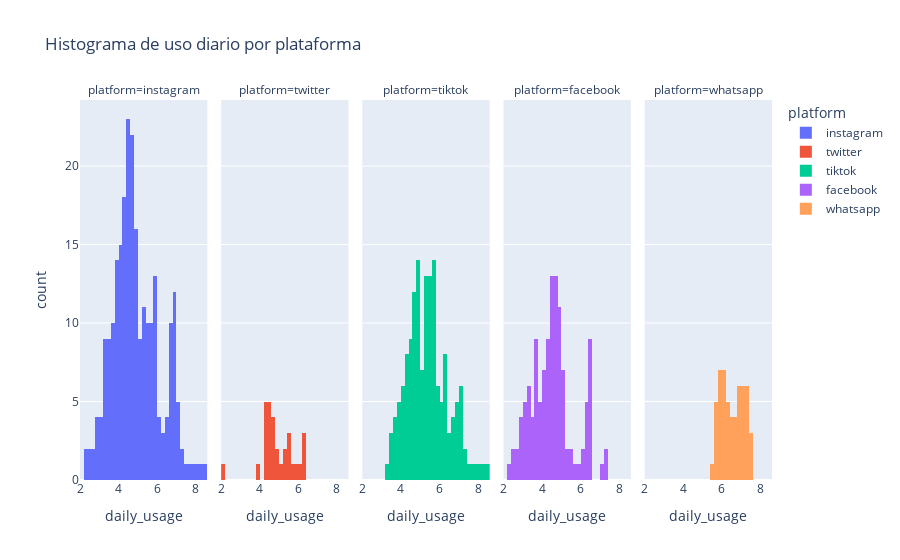

The cell this chart's notebook holds for it:
### Markdown cell above
- Las plataformas más utilizadas son instagram, tiktok, facebook, whatsapp y twitter.

- Puede notarse que hay preferencia de personas más jovenes por instagram y tiktok.

### Code cell
print(df[ df['platform'].isin(top_platform.index) ].groupby('platform')['daily_usage'].mean().sort_values(ascending=False))

## histograma de uso por plataforma
fig = px.histogram(df[ df['platform'].isin(top_platform.index) ], x="daily_usage", color='platform', facet_col='platform', title='Histograma de uso diario por plataforma')

fig.show()

### Figure 1 — Plotly figure (JSON) as saved in the notebook; plotly's stock layout.template omitted (floating-point values rounded to 4 significant figures; data arrays with more than 128 entries replaced by an {"elided": "..."} marker saying what was removed)
{"data": [{"bingroup": "x", "hovertemplate": "platform=instagram<br>daily_usage=%{x}<br>count=%{y}<extra></extra>", "legendgroup": "instagram", "marker": {"color": "#636efa", "pattern": {"shape": ""}}, "name": "instagram", "orientation": "v", "showlegend": true, "type": "histogram", "x": {"elided": "249 float values"}, "xaxis": "x", "yaxis": "y"}, {"bingroup": "x", "hovertemplate": "platform=twitter<br>daily_usage=%{x}<br>count=%{y}<extra></extra>", "legendgroup": "twitter", "marker": {"color": "#EF553B", "pattern": {"shape": ""}}, "name": "twitter", "orientation": "v", "showlegend": true, "type": "histogram", "x": [2.1, 3.8, 4.7, 4.5, 5.7, 5.1, 4.3, 5.9, 4.8, 4.2, 4.6, 5.5, 4.8, 4.4, 4.5, 5.3, 6.2, 4.3, 4.6, 5.4, 6.3, 4.4, 4.5, 5.3, 6.1, 4.2, 4.6, 5.5, 6.2, 4.3], "xaxis": "x2", "yaxis": "y2"}, {"bingroup": "x", "hovertemplate": "platform=tiktok<br>daily_usage=%{x}<br>count=%{y}<extra></extra>", "legendgroup": "tiktok", "marker": {"color": "#00cc96", "pattern": {"shape": ""}}, "name": "tiktok", "orientation": "v", "showlegend": true, "type": "histogram", "x": {"elided": "154 float values"}, "xaxis": "x3", "yaxis": "y3"}, {"bingroup": "x", "hovertemplate": "platform=facebook<br>daily_usage=%{x}<br>count=%{y}<extra></extra>", "legendgroup": "facebook", "marker": {"color": "#ab63fa", "pattern": {"shape": ""}}, "name": "facebook", "orientation": "v", "showlegend": true, "type": "histogram", "x": [4.5, 3.5, 3.2, 3.6, 3.1, 3.7, 3.3, 3.6, 3.1, 3.2, 2.9, 3.8, 2.9, 4.7, 4.9, 6.0, 5.9, 4.5, 5.1, 5.5, 4.1, 4.7, 5.1, 3.7, 4.3, 4.7, 4.8, 5.1, 5.2, 5.0, 5.1, 4.9, 5.0, 4.8, 4.9, 4.7, 4.8, 4.6, 4.7, 4.5, 4.6, 4.4, 4.5, 4.3, 4.4, 4.2, 4.2, 4.7, 5.6, 4.1, 4.8, 5.4, 4.0, 4.3, 5.2, 3.7, 4.4, 5.0, 3.5, 4.2, 4.8, 3.3, 4.0, 4.6, 3.1, 4.1, 3.9, 3.8, 3.7, 3.6, 3.5, 3.4, 3.3, 3.2, 3.1, 3.0, 2.9, 2.8, 2.7, 2.6, 2.5, 2.4, 2.3, 4.2, 4.1, 4.5, 4.0, 4.4, 3.9, 3.8, 4.2, 3.7, 3.6, 7.2, 6.5, 4.9, 6.4, 4.3, 6.2, 6.4, 4.5, 7.1, 6.5, 4.6, 6.5, 4.5, 6.4, 6.2, 6.4, 4.6, 6.3, 4.7, 6.5, 4.5, 4.7, 6.1, 7.2, 6.2, 4.8, 6.5, 4.5, 4.8, 6.2], "xaxis": "x4", "yaxis": "y4"}, {"bingroup": "x", "hovertemplate": "platform=whatsapp<br>daily_usage=%{x}<br>count=%{y}<extra></extra>", "legendgroup": "whatsapp", "marker": {"color": "#FFA15A", "pattern": {"shape": ""}}, "name": "whatsapp", "orientation": "v", "showlegend": true, "type": "histogram", "x": [5.8, 5.6, 5.9, 5.7, 6.0, 5.8, 6.1, 5.9, 6.2, 6.0, 6.3, 6.1, 6.4, 6.2, 6.5, 6.3, 6.6, 6.4, 6.7, 6.5, 6.8, 6.6, 6.9, 6.7, 7.0, 6.8, 7.1, 6.9, 7.2, 7.0, 7.3, 7.1, 7.4, 7.2, 7.5, 7.3, 6.2, 5.5, 6.8, 5.6, 6.9, 6.0, 5.7, 7.0, 5.8, 7.1, 5.8, 5.9, 7.2, 6.0, 7.3, 5.6, 6.1, 7.4], "xaxis": "x5", "yaxis": "y5"}], "layout": {"annotations": [{"font": {}, "showarrow": false, "text": "platform=instagram", "x": 0.092, "xanchor": "center", "xref": "paper", "y": 1, "yanchor": "bottom", "yref": "paper"}, {"font": {}, "showarrow": false, "text": "platform=twitter", "x": 0.296, "xanchor": "center", "xref": "paper", "y": 1, "yanchor": "bottom", "yref": "paper"}, {"font": {}, "showarrow": false, "text": "platform=tiktok", "x": 0.5, "xanchor": "center", "xref": "paper", "y": 1, "yanchor": "bottom", "yref": "paper"}, {"font": {}, "showarrow": false, "text": "platform=facebook", "x": 0.704, "xanchor": "center", "xref": "paper", "y": 1, "yanchor": "bottom", "yref": "paper"}, {"font": {}, "showarrow": false, "text": "platform=whatsapp", "x": 0.908, "xanchor": "center", "xref": "paper", "y": 1, "yanchor": "bottom", "yref": "paper"}], "barmode": "relative", "legend": {"title": {"text": "platform"}, "tracegroupgap": 0}, "title": {"text": "Histograma de uso diario por plataforma"}, "xaxis": {"anchor": "y", "domain": [0, 0.184], "title": {"text": "daily_usage"}}, "xaxis2": {"anchor": "y2", "domain": [0.204, 0.388], "matches": "x", "title": {"text": "daily_usage"}}, "xaxis3": {"anchor": "y3", "domain": [0.408, 0.592], "matches": "x", "title": {"text": "daily_usage"}}, "xaxis4": {"anchor": "y4", "domain": [0.612, 0.796], "matches": "x", "title": {"text": "daily_usage"}}, "xaxis5": {"anchor": "y5", "domain": [0.816, 1], "matches": "x", "title": {"text": "daily_usage"}}, "yaxis": {"anchor": "x", "domain": [0, 1], "title": {"text": "count"}}, "yaxis2": {"anchor": "x2", "domain": [0, 1], "matches": "y", "showticklabels": false}, "yaxis3": {"anchor": "x3", "domain": [0, 1], "matches": "y", "showticklabels": false}, "yaxis4": {"anchor": "x4", "domain": [0, 1], "matches": "y", "showticklabels": false}, "yaxis5": {"anchor": "x5", "domain": [0, 1], "matches": "y", "showticklabels": false}}}
